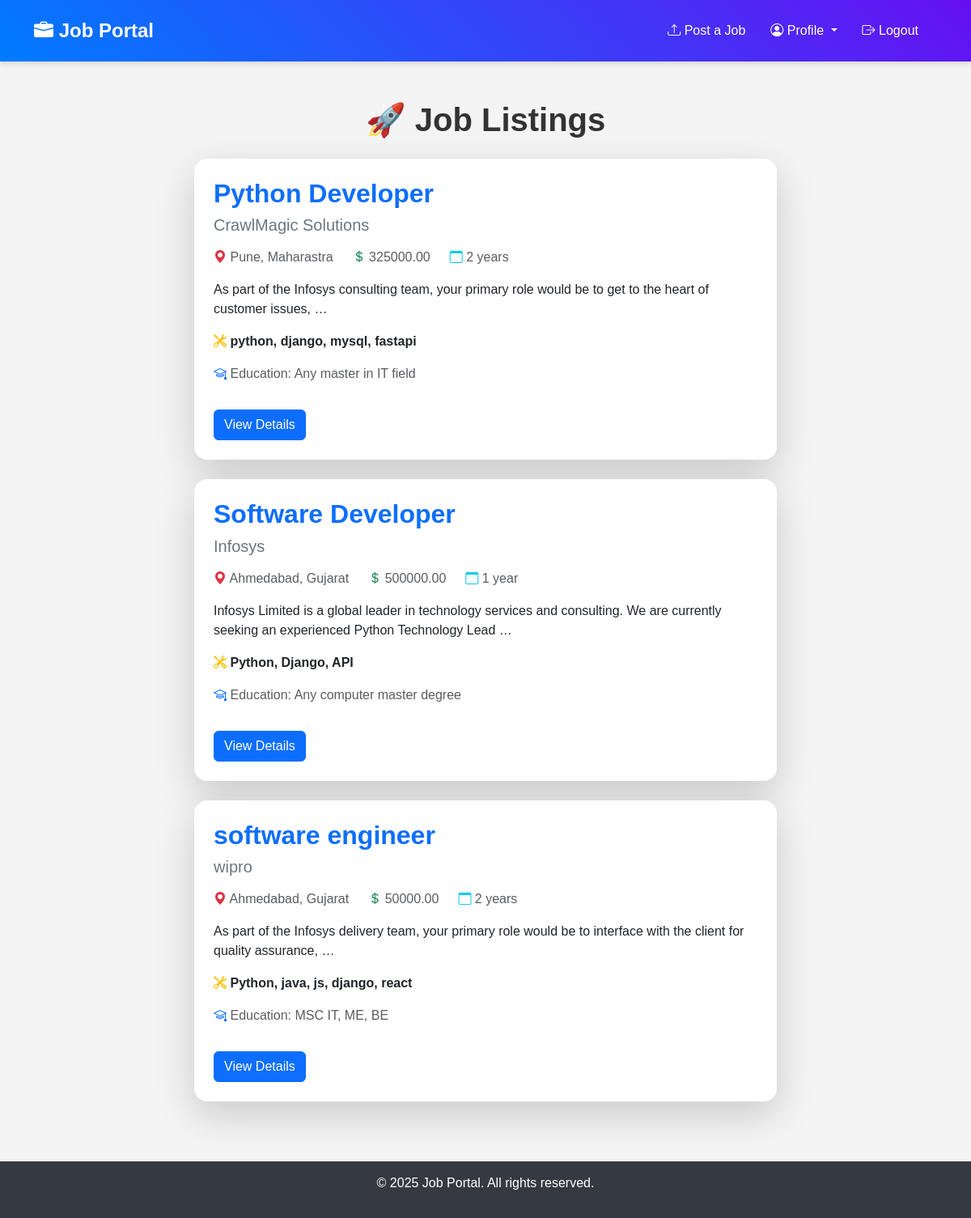
Page /jobs/ (signed in) on the earlier database version.
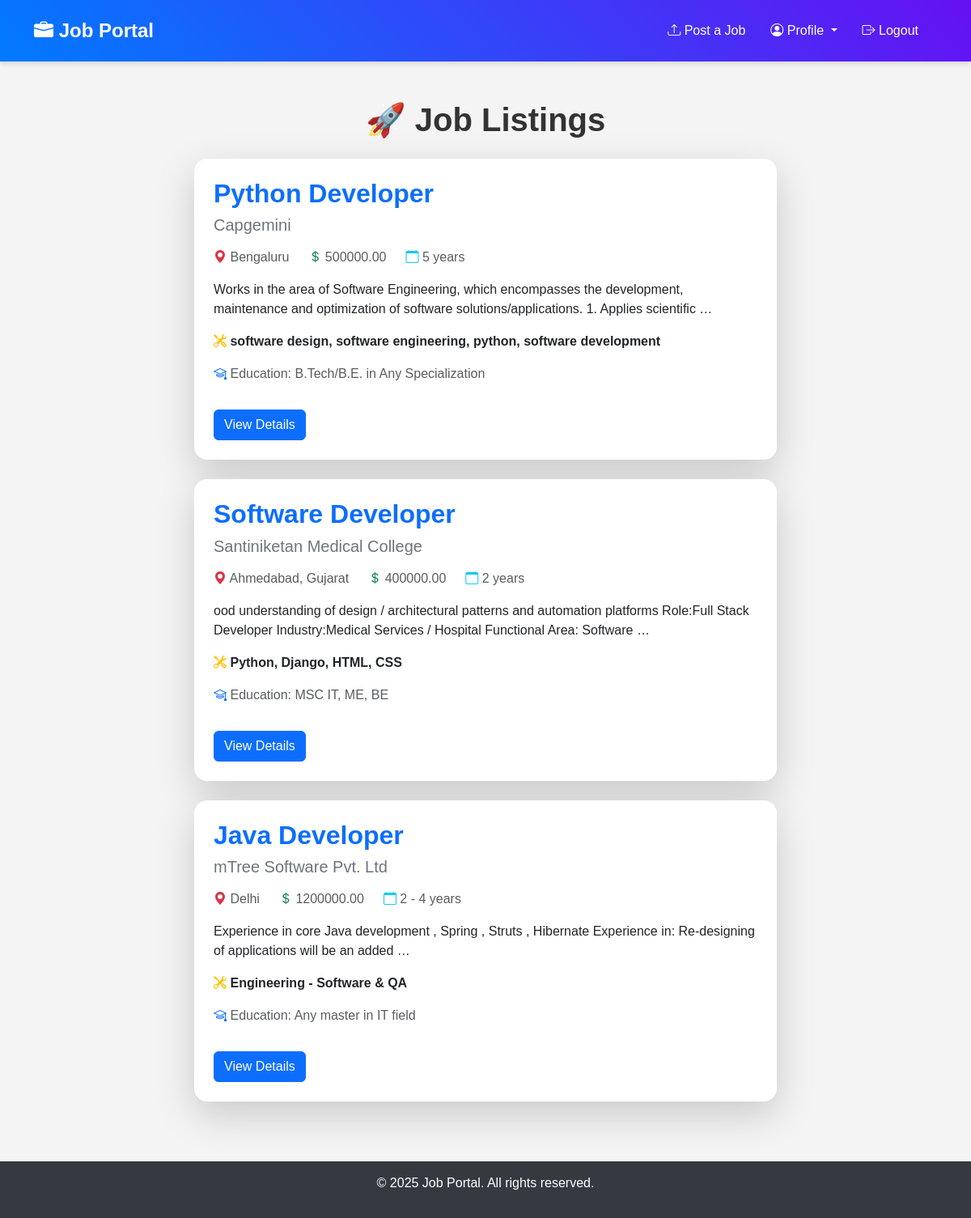
Same page on the later database version.
### jobs/models.py (models this page shows, shortened)
class Job(models.Model):
    JOB_TYPE_CHOICES = [
        ("full_time", "Full Time"),
        ("part_time", "Part Time"),
        ("contract", "Contract"),
        ("internship", "Internship"),
    ]
    title = models.CharField(max_length=255)
    company = models.CharField(max_length=255)
    posted_by = models.ForeignKey(User, on_delete=models.CASCADE)
    description = models.TextField()
    job_type = models.CharField(max_length=50, choices=JOB_TYPE_CHOICES)
    location = models.CharField(max_length=255)
    salary = models.DecimalField(max_digits=10, decimal_places=2)
    experience = models.CharField(max_length=100)  # e.g., "2-3 years"
    education = models.CharField(max_length=100)  # e.g., "Bachelor's Degree"
    mandatory_skills = models.TextField()  # Comma-separated skills
    created_at = models.DateTimeField(auto_now_add=True)
    updated_at = models.DateTimeField(auto_now=True)

### jobs/views.py (the view)
# urls.py: path("jobs/", JobListView.as_view(), name="job_list"),  # Getting all jobs
class JobListView(LoginRequiredMixin, ListView):
    model = Job
    template_name = "jobs/job_list.html"
    context_object_name = "jobs"
    def get_queryset(self):
        queryset = Job.objects.all()
        title_query = self.request.GET.get("title", "").strip()
        location_query = self.request.GET.get("Location", "").strip()
        if title_query:
            queryset = queryset.filter(title__icontains=title_query)
        if location_query:
            queryset = queryset.filter(location__icontains=location_query)
        return queryset

### jobs/templates/jobs/job_list.html (shortened to what this page needs)
{% extends 'jobs/base.html' %}
{% block content %}
<div class="container mt-5">
    <h1 class="text-center fw-bold mb-4"><span class="text-danger">🚀</span> Job Listings</h1>
    <div class="row justify-content-center">
        {% for job in jobs %}
        <div class="col-md-8 mb-4">
            <div class="card shadow-lg rounded-4 border-0">
                <div class="card-body p-4">
                    <h2 class="card-title fw-bold text-primary">{{ job.title }}</h2>
                    <h5 class="text-secondary">{{ job.company }}</h5>
                    <div class="d-flex flex-wrap mt-3 text-muted">
                        <span class="me-4"><i class="bi bi-geo-alt-fill text-danger"></i> {{ job.location }}</span>
                        <span class="me-4"><i class="bi bi-currency-dollar text-success"></i> {{ job.salary }}</span>
                        <span><i class="bi bi-calendar text-info"></i> {{ job.experience }}</span>
                    </div>
                    <p class="mt-3">{{ job.description|truncatewords:20 }}</p>
                    <p class="fw-bold text-dark"><i class="bi bi-tools text-warning"></i> {{ job.mandatory_skills }}</p>
                    <p class="text-muted"><i class="bi bi-mortarboard text-primary"></i> Education: {{ job.education }}</p>
                    <a href="{% url 'job_detail' job.id %}" class="btn btn-primary mt-3">View Details</a>
                </div>
            </div>
        </div>
        {% empty %}
        <div class="text-center text-muted">No job listings available at the moment.</div>
        {% endfor %}
    </div>
</div>
{% endblock %}

### jobs/templates/jobs/base.html (shortened to what this page needs)
<!DOCTYPE html>
<html lang="en">
<head>
    {% load static %}
    <link href="https://cdn.jsdelivr.net/npm/bootstrap@5.3.0/dist/css/bootstrap.min.css" rel="stylesheet">
    <link href="https://cdn.jsdelivr.net/npm/bootstrap-icons/font/bootstrap-icons.css" rel="stylesheet">
    <link rel="stylesheet" href="{% static 'css/styles.css' %}">
</head>
<body>
<nav class="navbar navbar-expand-lg sticky-top">
    <div class="container">
        <a class="navbar-brand" href="{% url 'home' %}">
            <i class="bi bi-briefcase-fill"></i> Job Portal
        </a>
        <div class="collapse navbar-collapse" id="navbarNav">
            <ul class="navbar-nav ms-auto">
                {% if user.is_authenticated %}
                <li class="nav-item">
                    <a class="nav-link" href="{% url 'post_job' %}">
                        <i class="bi bi-upload"></i> Post a Job
                    </a>
                </li>
                <li class="nav-item dropdown">
                    <a class="nav-link dropdown-toggle" href="#" id="profileDropdown" role="button"
                       data-bs-toggle="dropdown" aria-expanded="false">
                        <i class="bi bi-person-circle"></i> Profile
                    </a>
                </li>
                <li class="nav-item">
                    <a href="#" class="nav-link" data-bs-toggle="modal" data-bs-target="#logoutModal">
                        <i class="bi bi-box-arrow-right"></i> Logout
                    </a>
                </li>
                {% endif %}
            </ul>
        </div>
    </div>
</nav>
<div class="container mt-4">
    {% block content %}{% endblock %}
</div>
<footer class="footer">
    <p>© 2025 Job Portal. All rights reserved.</p>
</footer>
</body>
</html>

### jobs/static/css/styles.css (style rules this page uses)
body { font-family: Arial, sans-serif; margin: 0; padding: 0; background-color: #f4f4f4; }
h1 { text-align: center; color: #333; }
.card { transition: transform 0.2s; }

### jobs/templates/jobs/base.html (style rules this page uses)
.navbar { background: linear-gradient(45deg, #007bff, #6610f2); padding: 15px 20px; box-shadow: 0px 4px 6px rgba(0, 0, 0, 0.1); }
.navbar-brand { font-weight: bold; color: white !important; font-size: 1.5rem; }
.navbar-nav .nav-link { color: white !important; font-weight: 500; margin-right: 15px; transition: 0.3s ease-in-out; }
.footer { background: #343a40; color: white; text-align: center; padding: 15px; margin-top: 50px; }

Differences in the rows shown:
removed Job: title "software engineer", company "wipro", location "Ahmedabad, Gujarat", salary "50000.00", experience "2 years", description "As part of the Infosys delivery team, your primary role would be to interface with the client for quality assurance, …", mandatory_skills "Python, java, js, django, react", education "MSC IT, ME, BE"
changed Job "Python Developer": company "CrawlMagic Solutions" → "Capgemini"; location "Pune, Maharastra" → "Bengaluru"; salary "325000.00" → "500000.00"; experience "2 years" → "5 years"; description "As part of the Infosys consulting team, your primary role would be to get to the heart of customer issues, …" → "Works in the area of Software Engineering, which encompasses the development, maintenance and optimization of software solutions/applications. 1. Applies scientific …"; mandatory_skills "python, django, mysql, fastapi" → "software design, software engineering, python, software development"; education "Any master in IT field" → "B.Tech/B.E. in Any Specialization"
changed Job "Software Developer": company "Infosys" → "Santiniketan Medical College"; salary "500000.00" → "400000.00"; experience "1 year" → "2 years"; description "Infosys Limited is a global leader in technology services and consulting. We are currently seeking an experienced Python Technology Lead …" → "ood understanding of design / architectural patterns and automation platforms Role:Full Stack Developer Industry:Medical Services / Hospital Functional Area: Software …"; mandatory_skills "Python, Django, API" → "Python, Django, HTML, CSS"; education "Any computer master degree" → "MSC IT, ME, BE"
added Job: title "Java Developer", company "mTree Software Pvt. Ltd", location "Delhi", salary "1200000.00", experience "2 - 4 years", description "Experience in core Java development , Spring , Struts , Hibernate Experience in: Re-designing of applications will be an added …", mandatory_skills "Engineering - Software & QA", education "Any master in IT field"
